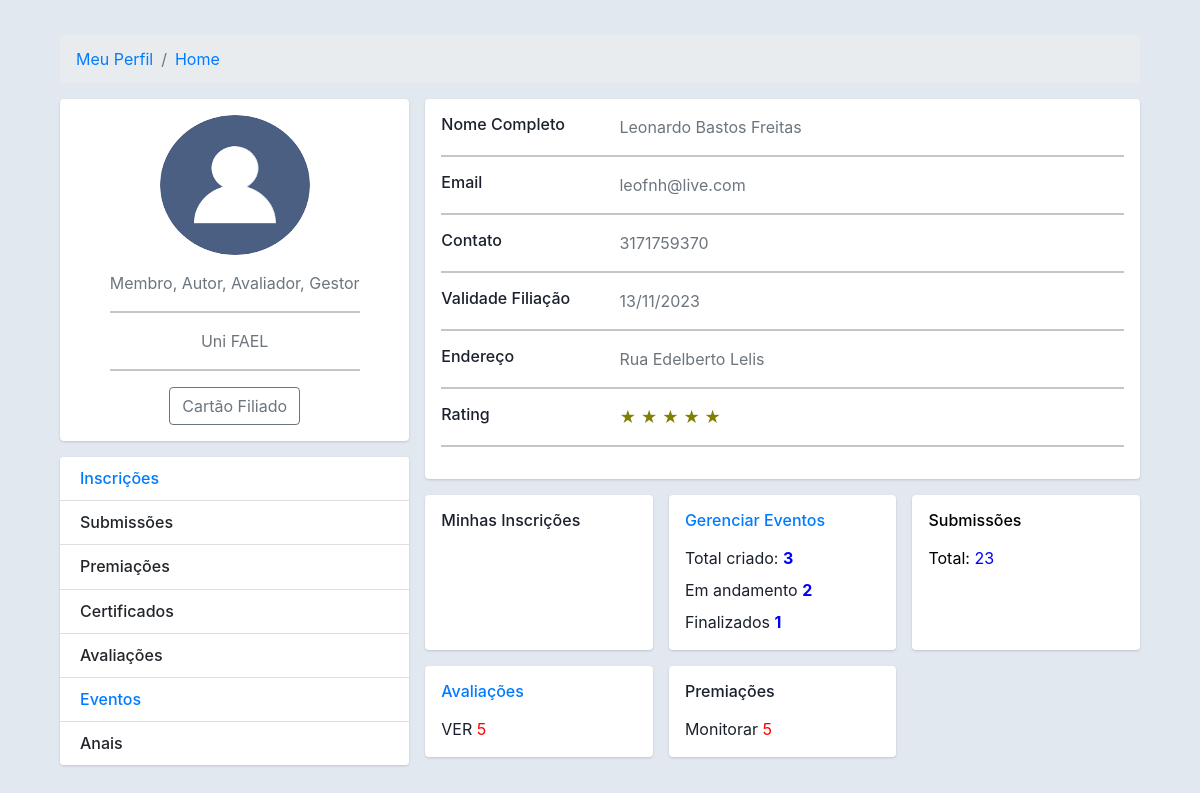
/home/?id=home (signed in), run on an earlier commit of the app's database.
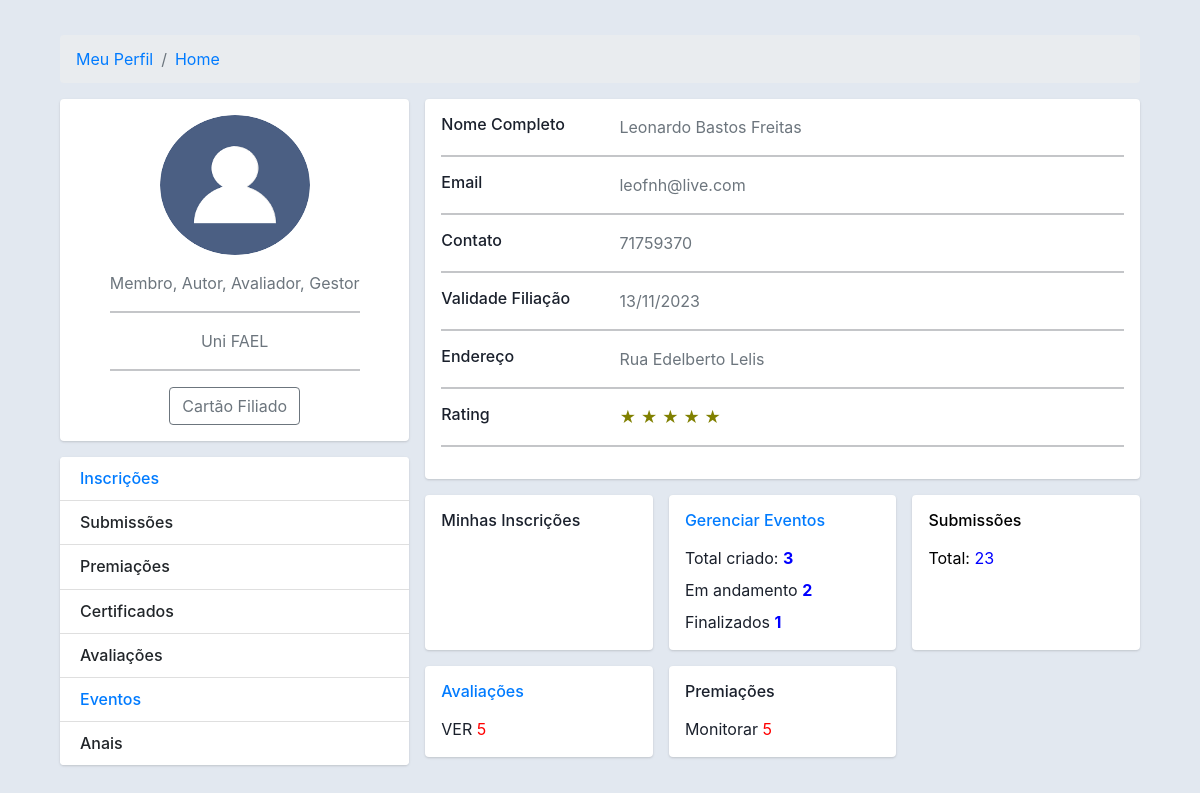
And on a later commit of the database.
### core/models.py (models this page shows)
class Usuariocd(models.Model):
    cpf = models.CharField(max_length=11)
    nome = models.CharField(max_length=300)
    cep = models.CharField(max_length=8)
    nascimento = models.DateField()
    email = models.EmailField()
    endereco = models.CharField(max_length=500)
    cidade = models.CharField(max_length=150)
    bairro = models.CharField(max_length=150)
    pais = models.CharField(max_length=150)
    instituicao = models.CharField(max_length=150)
    cmp = models.CharField(max_length=3)
    categ = models.CharField(max_length=150)
    cinfo = models.CharField(max_length=3)
    gestor_plataforma = models.CharField(max_length=3)
    autor = models.CharField(max_length=3)
    avaliador = models.CharField(max_length=3)
    lider = models.CharField(max_length=3)
    id_usuario = models.BigIntegerField()
    contato = models.BigIntegerField(null=True)
    perfil = models.FileField(upload_to='')

### core/views.py (the view)
# urls.py: path('home/', views.home),
@login_required(login_url='/login/')
def home(request):
    id = request.GET.get('id')
    if id is None: return redirect('/home/?id=home')
    meuid = User.objects.filter(username=request.user)
    for m in meuid:
        mid = m.id
    usuarios = Usuariocd.objects.filter(id_usuario=mid)
    eventos = Evento.objects.all()
    total_eventos = Evento.objects.all().aggregate(sum_total=Count('id'))
    total_eventos_andamento = Evento.objects.filter(status='andamento').aggregate(sum_total=Count('id'))
    total_eventos_finalizado = Evento.objects.filter(status='finalizado').aggregate(sum_total=Count('id'))
    total_submissao = Submissao.objects.filter(status='avaliacao').aggregate(sum_total=Count('id'))
    tainscrito = Inscritos.objects.filter(cpf=mid)
    evento_inscrito = Evento.objects.filter(status='andamento')
    dados = {'usuarios':usuarios,
             'id':id,
             'eventos':eventos,
             'total_eventos':total_eventos,
             'total_eventos_andamento':total_eventos_andamento,
             'total_eventos_finalizado':total_eventos_finalizado,
             'evento_inscrito':evento_inscrito,
             'tainscrito':tainscrito,
             'total_submissao':total_submissao
             }
    return render(request, 'inicial.html', dados)

### templates/inicial.html (shortened to what this page needs)
{% load static %}
<!DOCTYPE html>
<html lang="en">
<head>
    <link href={% static "css/styles.css" %} rel="stylesheet" />
    <link href="https://cdn.jsdelivr.net/npm/simple-datatables@latest/dist/style.css" rel="stylesheet" />
    <link href={% static "css/styles.css" %} rel="stylesheet" />
    {% include 'header.html' %}
</head>
<body>
{% if id == 'home' %}
              {% include 'capa.html' %}
            <div class="col-md-8">
              <div class="card mb-3">
                <div class="card-body">
                  <div class="row">
                    <div class="col-sm-3">
                      <h6 class="mb-0">Nome Completo</h6>
                    {% for usuarios in usuarios %}
                    </div>
                    <div class="col-sm-9 text-secondary">
                      {{usuarios.nome}}
                    </div>
                  </div>
                  <hr>
                  <div class="row">
                    <div class="col-sm-3">
                      <h6 class="mb-0">Email</h6>
                    </div>
                    <div class="col-sm-9 text-secondary">
                      {{usuarios.email}}
                    </div>
                  </div>
                  <hr>
                  <div class="row">
                    <div class="col-sm-3">
                      <h6 class="mb-0">Contato</h6>
                    </div>
                    <div class="col-sm-9 text-secondary">
                      {{usuarios.contato}}
                    </div>
                  </div>
                  <hr>
                  <div class="row">
                    <div class="col-sm-3">
                      <h6 class="mb-0">Validade Filiação</h6>
                    </div>
                    <div class="col-sm-9 text-secondary">
                      13/11/2023
                    </div>
                  </div>
                  <hr>
                  <div class="row">
                    <div class="col-sm-3">
                      <h6 class="mb-0">Endereço</h6>
                    </div>
                    <div class="col-sm-9 text-secondary">
                      {{usuarios.endereco}}
                    </div>
                  </div>
                  {% endfor %}
                   <hr>
                  <div class="row">
                    <div class="col-sm-3">
                      <h6 class="mb-0">Rating</h6>
                    </div>
                    <div class="col-sm-9 text-secondary">
                     <font  style="color:#808000;">&#9733;	&#9733;	&#9733;	&#9733;	&#9733;</font>
                     </div>
                  </div>
                    <hr>
                </div>
              </div>
              <div class="row gutters-sm">
                <div class="col-sm-4 mb-3">
                  <div class="card h-100">
                    <div class="card-body">
                      <h6 class="d-flex align-items-center mb-3">
                          Minhas Inscrições
                      </h6>
                    </div>
                  </div>
                </div>
                <div class="col-sm-4 mb-3">
                  <div class="card h-100">
                    <div class="card-body">
                     <a href="/gerenciarevento/" style="text-decoration:none;">
                         <h6 class="d-flex align-items-center mb-3">
                             Gerenciar Eventos
                         </h6>
                     </a>
                      <div class="mt-2 align-items-center">
                        Total criado: <font color="blue"><b>{{total_eventos.sum_total}}</b></font>
                      </div>
                      <div class="mt-2">
                        Em andamento <font color="blue"><b>{{total_eventos_andamento.sum_total}}</b></font>
                      </div>
                      <div class="mt-2">
                        Finalizados <font color="blue"><b>{{total_eventos_finalizado.sum_total}}</b></font>
                      </div>
                    </div>
                  </div>
                </div>
                <div class="col-sm-4 mb-3">
                  <div class="card h-100">
                    <div class="card-body">
                      <h6
                              class="d-flex align-items-center mb-3">
                          <a href="/submetidos/"
                          style="text-decoration:none;color:black;">
                          Submissões
                          </a>
                      </h6>
                      <div class="mt-2">
                        <div style="color:blue;"><font color="black">Total:</font> {{total_submissao.sum_total}}</div>
                      </div>
                    </div>
                  </div>
                </div>
                <div class="col-sm-4 mb-3">
                  <div class="card h-100">
                    <div class="card-body">
                      <h6 class="d-flex align-items-center mb-3">
                          <a href="/avaliados/"
                             style="text-decoration:none;">
                              Avaliações
                          </a>
                      </h6>
                      <div class="mt-2">
                       VER <font color="red">5</font>
                      </div>
                    </div>
                  </div>
                </div>
                <div class="col-sm-4 mb-3">
                  <div class="card h-100">
                    <div class="card-body">
                      <h6 class="d-flex align-items-center mb-3">Premiações</h6>
                      <div class="mt-2">
                       Monitorar <font color="red">5</font>
                      </div>
                    </div>
                  </div>
                </div>
              </div>
            {% elif id == 'novasubmissao' %}
              {% include 'submissao.html' %}
          {% endif %}
            </div>
          </div>
        </div>
    </div>
</body>
</html>

### templates/header.html (shortened to what this page needs)
{% load static %}
    <link href="https://cdn.jsdelivr.net/npm/bootstrap@4.4.1/dist/css/bootstrap.min.css" rel="stylesheet">

### templates/capa.html
{% block content %}
<div class="container">
    <div class="main-body">
          <nav aria-label="breadcrumb" class="main-breadcrumb">
            <ol class="breadcrumb">
              <li class="breadcrumb-item"><a href="/meuperfil/">Meu Perfil</a></li>
              <li class="breadcrumb-item"><a href="/home/">Home</a></li>
            </ol>
          </nav>
          <div class="row gutters-sm">
            <div class="col-md-4 mb-3">
              <div class="card">
                <div class="card-body">
                  <div class="d-flex flex-column align-items-center text-center">
                    {% for usuarios in usuarios %}
                    <img src="/media/{{usuarios.perfil}}" alt="Admin" class="rounded-circle" width="150" height="140">
                    {% endfor %}
                    <div class="mt-3">
                      <p class="text-secondary mb-1">
                        Membro{% for usuarios in usuarios %}{% if usuarios.autor == 'sim' %}, Autor{% endif %}{% if usuarios.avaliador == 'sim' %}, Avaliador{% endif %}{% if usuarios.gestor_plataforma == 'sim' %}, Gestor {% endif %}
                        {% endfor %}
                      </p>
                      <hr>
                      <p class="text-muted font-size-sm">{% for usuarios in usuarios %}
                      {{usuarios.instituicao}}
                      {% endfor %}</p>
                      <hr>
                      <button class="btn btn-outline-secondary">Cartão Filiado</button>
                    </div>
                  </div>
                </div>
              </div>
              <div class="card mt-3">
                <ul class="list-group list-group-flush">
                  <li class="list-group-item d-flex justify-content-between align-items-center flex-wrap">
                    <h6 class="mb-0 "><a href="/inscrever/"
                                         style="text-decoration:none;">
                                          Inscrições
                                      </a>
                    </h6>
                  </li>
                  <li class="list-group-item d-flex justify-content-between align-items-center flex-wrap">
                    <h6 class="mb-0">Submissões</h6>
                  </li>
                  <li class="list-group-item d-flex justify-content-between align-items-center flex-wrap">
                    <h6 class="mb-0">Premiações</h6>
                  </li>
                  <li class="list-group-item d-flex justify-content-between align-items-center flex-wrap">
                    <h6 class="mb-0">Certificados</h6>
                  </li>
                  <li class="list-group-item d-flex justify-content-between align-items-center flex-wrap">
                    <h6 class="mb-0">Avaliações</h6>
                  </li>
                  <li class="list-group-item d-flex justify-content-between align-items-center flex-wrap">
                   <a href="/home/?id=evento" style="text-decoration:none;"><h6 class="mb-0">Eventos</h6></a>
                  </li>
                  <li class="list-group-item d-flex justify-content-between align-items-center flex-wrap">
                    <h6 class="mb-0">Anais</h6>
                  </li>
                </ul>
              </div>
            </div>
{% endblock %}

### templates/inicial.html (style rules this page uses)
body { margin-top:20px; color: #1a202c; text-align: left; background-color: #e2e8f0; }
.main-body { padding: 15px; }
.card { box-shadow: 0 1px 3px 0 rgba(0,0,0,.1), 0 1px 2px 0 rgba(0,0,0,.06); }
.card { position: relative; display: flex; flex-direction: column; min-width: 0; word-wrap: break-word; background-color: #fff; background-clip: border-box; border: 0 solid rgba(0,0,0,.125); border-radius: .25rem; }
.card-body { flex: 1 1 auto; min-height: 1px; padding: 1rem; }
.gutters-sm { margin-right: -8px; margin-left: -8px; }
.gutters-sm>.col, .gutters-sm>[class*=col-] { padding-right: 8px; padding-left: 8px; }
.mb-3, .my-3 { margin-bottom: 1rem!important; }
.h-100 { height: 100%!important; }

What changed in the data, as far as the page shows it:
changed Usuariocd "Uni FAEL": contato "3171759370" → "71759370"
